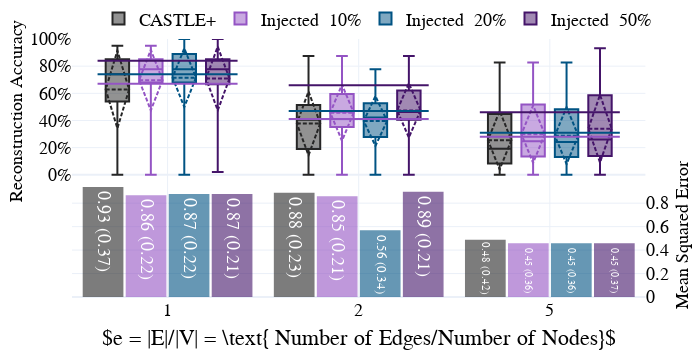

The notebook cell this image was saved under:
### Code cell
## Versions
version = '(r_ex_1b_k10_l3_h2_n0|r_ex_2b_k10_l3_h2_n0|r_ex_5b_k10_l3_h2_n0|r_ex_1b_k20_l3_h2_n0|r_ex_2b_k20_l3_h2_n0|r_ex_5b_k20_l3_h2_n0|r_ex_1b_k50_l3_h2_n0|r_ex_2b_k50_l3_h2_n0|r_ex_5b_k50_l3_h2_n0)'

df = collect_results(version=version, known_p = 0.2, folder=result_folder)

df['rebase_den10'] = (df['N_edges'].astype(int)-(df['N_edges']*0.1).astype(int))
df['rebase_den20'] = (df['N_edges'].astype(int)-(df['N_edges']*0.2).astype(int))
df['rebase_den50'] = (df['N_edges'].astype(int)-(df['N_edges']*0.5).astype(int))

# df.loc[df['V']==0,'rebased'] = (df['matching'].astype(int)/df['rebase_den20']).clip(upper= 1)
# df.loc[df['V']==1,'rebased'] = (df['matching'].astype(int)/df['rebase_den50']).clip(upper= 1)

df['rebased10'] = (df['matching'].astype(int)/df['rebase_den10']).clip(upper= 1)
df['rebased20'] = (df['matching'].astype(int)/df['rebase_den20']).clip(upper= 1)
df['rebased50'] = (df['matching'].astype(int)/df['rebase_den50']).clip(upper= 1)

names = [' 10%',' 20%', ' 50%']

groups = [  
    (names[0],["r_ex_1b_k10_l3_h2_n0","r_ex_2b_k10_l3_h2_n0","r_ex_5b_k10_l3_h2_n0"]),
    (names[1],["r_ex_1b_k20_l3_h2_n0","r_ex_2b_k20_l3_h2_n0","r_ex_5b_k20_l3_h2_n0"]),
    (names[2],["r_ex_1b_k50_l3_h2_n0","r_ex_2b_k50_l3_h2_n0","r_ex_5b_k50_l3_h2_n0"])
        ]

df['V2'] = df['V']
for v in [c[0] for c in groups]:
    group_l = [c[1] for c in groups if c[0]==v][0]
    if debug:
        print(group_l)
        print(v)
        print([i in group_l for i in df.V2])

    df.loc[ [i in group_l for i in df.V2],'V'] = v

if debug:
    display(df)

# '#db7900'
# '#9454c4'
# '#531b7d'

plot_ly_by_compare_auto(df, x='branch_bin', x_desc=r"$e = |E|/|V| = \text{ Number of Edges/Number of Nodes}$", baseline=names[0], display_tab=False,
legend_cord=[0.5,1.15], names_list = names, comparison_lines_width= 100, injection_levels=[10, 20,50], colors_list=[main_gray, '#9454c4', main_blue, '#441469'],
y1_range=[-0.9,1], y2_range= [0, 2.2], y2_ticks=[0,.2,.4,.6,.8], xwidth=700, 
name='compedges_3L', version='10kvs20kvs50k', save=save_figs,output_folder=output_folder)

### Figure 1 — Plotly figure (JSON) as saved in the notebook; plotly's stock layout.template omitted (floating-point values rounded to 4 significant figures; data arrays with more than 128 entries replaced by an {"elided": "..."} marker saying what was removed)
{"data": [{"marker": {"color": "#262626", "line": {"color": "#262626", "width": 2}}, "name": "CASTLEMSE", "opacity": 0.6, "showlegend": false, "text": ["0.93 (0.37)", "0.88 (0.23)", "0.48 (0.42)"], "textposition": "auto", "type": "bar", "x": ["1", "2", "5"], "xaxis": "x", "y": [0.93, 0.88, 0.48], "yaxis": "y2"}, {"marker": {"color": "#9454c4", "line": {"color": "#9454c4", "width": 2}}, "name": "InjectedMSE", "opacity": 0.6, "showlegend": false, "text": ["0.86 (0.22)", "0.85 (0.21)", "0.45 (0.36)"], "textposition": "inside", "type": "bar", "x": ["1", "2", "5"], "xaxis": "x", "y": [0.86, 0.85, 0.45], "yaxis": "y2"}, {"marker": {"color": "#005383", "line": {"color": "#005383", "width": 2}}, "name": "InjectedMSE", "opacity": 0.6, "showlegend": false, "text": ["0.87 (0.22)", "0.56 (0.34)", "0.45 (0.36)"], "textposition": "inside", "type": "bar", "x": ["1", "2", "5"], "xaxis": "x", "y": [0.87, 0.56, 0.45], "yaxis": "y2"}, {"marker": {"color": "#441469", "line": {"color": "#441469", "width": 2}}, "name": "InjectedMSE", "opacity": 0.6, "showlegend": false, "text": ["0.87 (0.21)", "0.89 (0.21)", "0.45 (0.37)"], "textposition": "inside", "type": "bar", "x": ["1", "2", "5"], "xaxis": "x", "y": [0.87, 0.89, 0.45], "yaxis": "y2"}, {"boxmean": "sd", "boxpoints": false, "marker": {"color": "#262626"}, "name": "CASTLE+", "type": "box", "x": {"elided": "450 str values"}, "xaxis": "x", "y": {"elided": "450 float values"}, "yaxis": "y"}, {"boxmean": "sd", "boxpoints": false, "marker": {"color": "#9454c4"}, "name": "Injected  10%", "type": "box", "x": {"elided": "450 str values"}, "xaxis": "x", "y": {"elided": "450 float values"}, "yaxis": "y"}, {"boxmean": "sd", "boxpoints": false, "marker": {"color": "#005383"}, "name": "Injected  20%", "type": "box", "x": {"elided": "450 str values"}, "xaxis": "x", "y": {"elided": "450 float values"}, "yaxis": "y"}, {"boxmean": "sd", "boxpoints": false, "marker": {"color": "#441469"}, "name": "Injected  50%", "type": "box", "x": {"elided": "450 str values"}, "xaxis": "x", "y": {"elided": "450 float values"}, "yaxis": "y"}, {"marker": {"color": "#9454c4", "line": {"color": "#9454c4", "width": 2}, "size": 100, "symbol": "line-ew"}, "mode": "markers", "name": "CASTLE+10%", "showlegend": false, "type": "scatter", "x": ["1", "2", "5"], "xaxis": "x", "y": [0.67, 0.41, 0.28], "yaxis": "y"}, {"marker": {"color": "#005383", "line": {"color": "#005383", "width": 2}, "size": 100, "symbol": "line-ew"}, "mode": "markers", "name": "CASTLE+20%", "showlegend": false, "type": "scatter", "x": ["1", "2", "5"], "xaxis": "x", "y": [0.74, 0.47, 0.31], "yaxis": "y"}, {"marker": {"color": "#441469", "line": {"color": "#441469", "width": 2}, "size": 100, "symbol": "line-ew"}, "mode": "markers", "name": "CASTLE+50%", "showlegend": false, "type": "scatter", "x": ["1", "2", "5"], "xaxis": "x", "y": [0.84, 0.66, 0.46], "yaxis": "y"}], "layout": {"annotations": [{"align": "left", "showarrow": false, "text": "Reconstruction Accuracy", "textangle": -90, "valign": "top", "xanchor": "left", "xref": "paper", "xshift": -371, "yanchor": "top", "yref": "paper", "yshift": 150}, {"align": "left", "showarrow": false, "text": "Mean Squared Error", "textangle": -90, "valign": "top", "xanchor": "left", "xref": "paper", "xshift": 294, "yanchor": "top", "yref": "paper", "yshift": 10}], "autosize": true, "bargap": 0.1, "bargroupgap": 0.1, "boxmode": "group", "font": {"color": "Black", "family": "Serif", "size": 18}, "height": 350, "legend": {"orientation": "h", "x": 0.5, "xanchor": "center", "y": 1.15, "yanchor": "top"}, "margin": {"b": 0, "l": 10, "pad": 0, "r": 10, "t": 10}, "showlegend": true, "title": {"text": ""}, "width": 700, "xaxis": {"anchor": "y", "domain": [0, 0.94], "showgrid": true, "title": {"text": "$e = |E|/|V| = \\text{ Number of Edges/Number of Nodes}$"}}, "yaxis": {"anchor": "x", "domain": [0, 1], "nticks": 10, "range": [-0.9, 1], "showgrid": true, "showticklabels": true, "tickformat": ".0%", "tickvals": [0, 0.2, 0.4, 0.6, 0.8, 1], "title": {"text": ""}, "zeroline": true}, "yaxis2": {"anchor": "x", "nticks": 10, "overlaying": "y", "range": [0, 2.2], "showgrid": true, "showticklabels": true, "side": "right", "tickvals": [0, 0.2, 0.4, 0.6, 0.8], "title": {"text": ""}, "zeroline": true}}}
